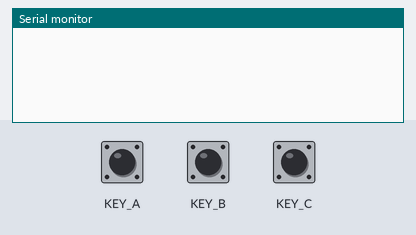
The sketch below on a simulated Seeed Wio Terminal. On the bench: the last lines printed to the serial monitor. The inputs (shaded band) are chosen by the test bench; at power-on: KEY_A HIGH, KEY_B HIGH, KEY_C HIGH.

Above: at 1.2 s.
1.3 s: KEY_A pulled LOW for 0.25 s
At 1.9 s:
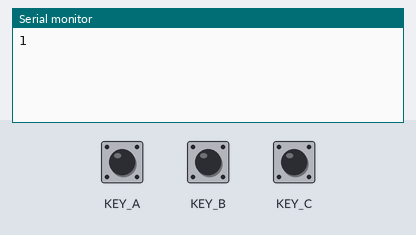
3.0 s: KEY_B pulled LOW for 0.25 s
At 4.4 s:
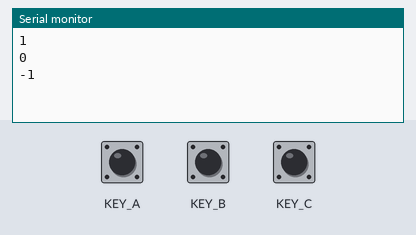
4.7 s: KEY_A pulled LOW for 1 s
At 6.3 s:
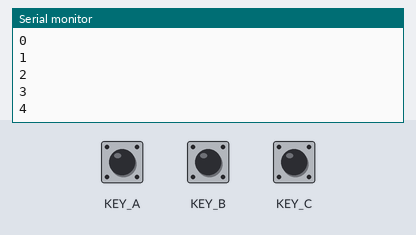
7.2 s: KEY_B pulled LOW for 3.2 s
At 11.0 s:
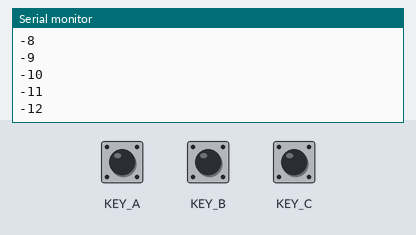
Timing chart, 0 to 12.5 s (numbered marks = the images above; inputs shaded):
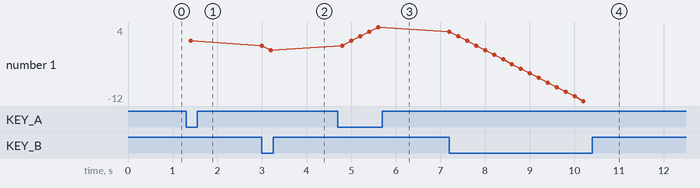

Measured:
- after the input at 1.3 s, the serial monitor: prints a new line after 0.10 s (image 1)
- after the input at 3.0 s, the serial monitor: prints a new line at once (image 2)
- after the input at 4.7 s, the serial monitor: prints a new line after 0.30 s (image 3)
- after the input at 7.2 s, the serial monitor: prints a new line after 0.80 s (image 4)
- plotted number 1: 1 → -1 after the input at 3.0 s, -1 → 4 after the input at 4.7 s, 4 → -12 after the input at 7.2 s

The sketch:

Buttons-Exercise2.ino
```cpp
int counter = 0;

void setup() {
  Serial.begin(115200);
  pinMode(WIO_KEY_A, INPUT_PULLUP);
  pinMode(WIO_KEY_B, INPUT_PULLUP);
  pinMode(WIO_KEY_C, INPUT_PULLUP);
}

void loop() {
  if (digitalRead(WIO_KEY_A) == LOW) {
    counter = counter + 1;
    Serial.println(counter);
  }
  if (digitalRead(WIO_KEY_B) == LOW) {
    counter = counter - 1;
    Serial.println(counter);
  }
  if (digitalRead(WIO_KEY_C) == LOW) {
    counter = 0;
    Serial.println(counter);
  }
  delay(200);
}
```
